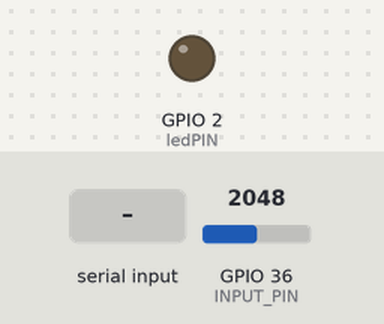
Simulated run of this sketch. Board: ESP32. On the bench: output pins drawn as LEDs (lit = HIGH). Inputs (shaded band) come from the test bench; at power-on: GPIO 36 (INPUT_PIN) = 2048. Nothing arrives over Bluetooth unless stated; what the sketch prints to the serial monitor is not drawn.

Above: at 1.2 s.
1.3 s: "1" received over the second serial link
At 2.5 s:
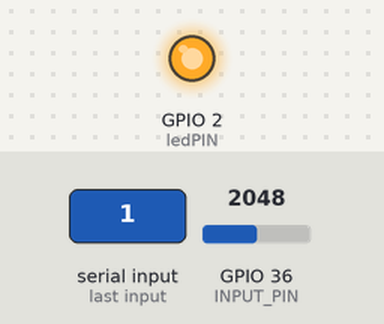
2.8 s: "0" received over the second serial link
At 3.7 s:
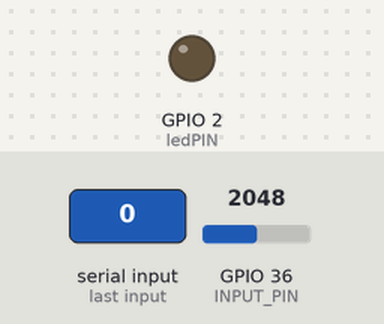
Timing chart, 0 to 5.8 s (numbered marks = the images above; inputs shaded):
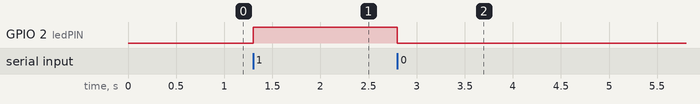

Measured:
- after the input at 1.3 s, GPIO 2 (ledPIN): LOW → HIGH at once
- after the input at 2.8 s, GPIO 2 (ledPIN): HIGH → LOW at once

The sketch:

eeg_filter_with_esp.ino
```cpp
  #include "BluetoothSerial.h"


#if !defined(CONFIG_BT_ENABLED) || !defined(CONFIG_BLUEDROID_ENABLED)
#error Bluetooth is not enabled! Please run `make menuconfig` to and enable it
#endif

#define ledPIN 2
 #define SAMPLE_RATE 256
#define BAUD_RATE 115200
#define INPUT_PIN A0

BluetoothSerial SerialBT;
byte BTData;
void setup() {
  pinMode(ledPIN, OUTPUT);
  Serial.begin(BAUD_RATE);
   SerialBT.begin("ESP32test"); //Bluetooth device name
  Serial.println("The device started, now you can pair it with bluetooth!");
}

void loop() {

  if(SerialBT.available())
  {
    BTData = SerialBT.read();
    Serial.write(BTData);
  }

  /* If received Character is 1, then turn ON the LED */
  /* You can also compare the received data with decimal equivalent */
  /* 48 for 0 and 49 for 1 */
  /* if(BTData == 48) or if(BTData == 49) */
  if(BTData == '1')
  {
    digitalWrite(ledPIN, HIGH);
  }

  /* If received Character is 0, then turn OFF the LED */
  if(BTData == '0')
  {
    digitalWrite(ledPIN, LOW);
  }


  // Calculate elapsed time
  static unsigned long past = 0;
  unsigned long present = micros();
  unsigned long interval = present - past;
  past = present;

  // Run timer
  static long timer = 0;
  timer -= interval;

  // Sample
  if(timer < 0){
    timer += 1000000 / SAMPLE_RATE;
    float sensor_value = analogRead(INPUT_PIN);
    float signal = EEGFilter(sensor_value);
    Serial.println(signal);
    SerialBT.print(signal);

SerialBT.print(";");
  }
}

// Band-Pass Butterworth IIR digital filter, generated using filter_gen.py.
// Sampling rate: 256.0 Hz, frequency: [0.5, 29.5] Hz.
// Filter is order 4, implemented as second-order sections (biquads).
// Reference:
// https://docs.scipy.org/doc/scipy/reference/generated/scipy.signal.butter.html
// https://courses.ideate.cmu.edu/16-223/f2020/Arduino/FilterDemos/filter_gen.py
float EEGFilter(float input) {
  float output = input;
  {
    static float z1, z2; // filter section state
    float x = output - -0.95391350*z1 - 0.25311356*z2;
    output = 0.00735282*x + 0.01470564*z1 + 0.00735282*z2;
    z2 = z1;
    z1 = x;
  }
  {
    static float z1, z2; // filter section state
    float x = output - -1.20596630*z1 - 0.60558332*z2;
    output = 1.00000000*x + 2.00000000*z1 + 1.00000000*z2;
    z2 = z1;
    z1 = x;
  }
  {
    static float z1, z2; // filter section state
    float x = output - -1.97690645*z1 - 0.97706395*z2;
    output = 1.00000000*x + -2.00000000*z1 + 1.00000000*z2;
    z2 = z1;
    z1 = x;
  }
  {
    static float z1, z2; // filter section state
    float x = output - -1.99071687*z1 - 0.99086813*z2;
    output = 1.00000000*x + -2.00000000*z1 + 1.00000000*z2;
    z2 = z1;
    z1 = x;
  }
  return output;
}
```
